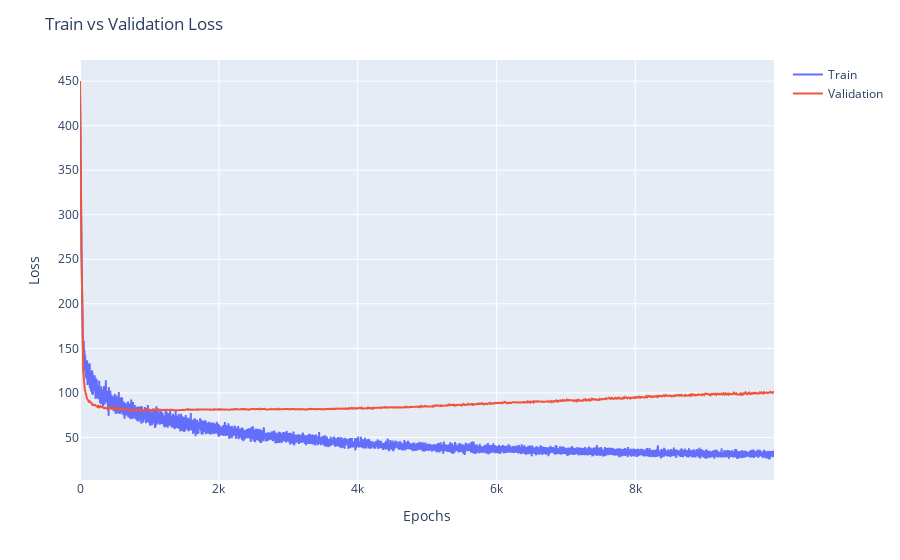

Notebook code for this chart:
### Code cell
# Plot training and validation loss
fig = px.line()
fig.add_scatter(y=history.history['loss'], name='Train')
fig.add_scatter(y=history.history['val_loss'], name='Validation')

fig.update_layout(title='Train vs Validation Loss',
                   xaxis_title='Epochs',
                   yaxis_title='Loss')

fig.show()

### Figure 1 — Plotly figure (JSON) as saved in the notebook; plotly's stock layout.template omitted (floating-point values rounded to 4 significant figures; data arrays with more than 128 entries replaced by an {"elided": "..."} marker saying what was removed)
{"data": [{"name": "Train", "type": "scatter", "y": {"elided": "10000 float values"}}, {"name": "Validation", "type": "scatter", "y": {"elided": "10000 float values"}}], "layout": {"legend": {"tracegroupgap": 0}, "margin": {"t": 60}, "title": {"text": "Train vs Validation Loss"}, "xaxis": {"anchor": "y", "domain": [0, 1], "title": {"text": "Epochs"}}, "yaxis": {"anchor": "x", "domain": [0, 1], "title": {"text": "Loss"}}}}
